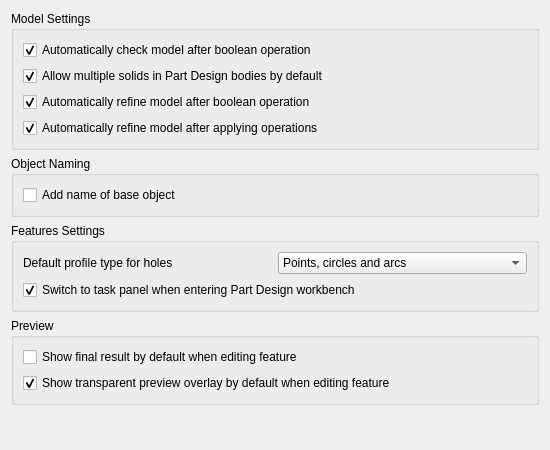
<?xml version="1.0" encoding="UTF-8"?>
<ui version="4.0">
 <class>PartGui::DlgSettingsGeneral</class>
 <widget class="QWidget" name="PartGui::DlgSettingsGeneral">
  <property name="geometry">
   <rect>
    <x>0</x>
    <y>0</y>
    <width>550</width>
    <height>450</height>
   </rect>
  </property>
  <property name="windowTitle">
   <string>General</string>
  </property>
  <layout class="QVBoxLayout" name="verticalLayout">
   <item>
    <widget class="QGroupBox" name="groupBox_2">
     <property name="title">
      <string>Model Settings</string>
     </property>
     <layout class="QGridLayout" name="gridLayout">
      <item row="2" column="0">
       <widget class="Gui::PrefCheckBox" name="checkBooleanRefine">
        <property name="text">
         <string>Automatically refine model after boolean operation</string>
        </property>
        <property name="checked">
         <bool>true</bool>
        </property>
        <property name="prefEntry" stdset="0">
         <cstring>RefineModel</cstring>
        </property>
        <property name="prefPath" stdset="0">
         <cstring>Mod/Part/Boolean</cstring>
        </property>
       </widget>
      </item>
      <item row="3" column="0">
       <widget class="Gui::PrefCheckBox" name="checkSketchBaseRefine">
        <property name="text">
         <string>Automatically refine model after applying operations</string>
        </property>
        <property name="checked">
         <bool>true</bool>
        </property>
        <property name="prefEntry" stdset="0">
         <cstring>RefineModel</cstring>
        </property>
        <property name="prefPath" stdset="0">
         <cstring>Mod/PartDesign</cstring>
        </property>
       </widget>
      </item>
      <item row="0" column="0">
       <widget class="Gui::PrefCheckBox" name="checkBooleanCheck">
        <property name="text">
         <string>Automatically check model after boolean operation</string>
        </property>
        <property name="checked">
         <bool>true</bool>
        </property>
        <property name="prefEntry" stdset="0">
         <cstring>CheckModel</cstring>
        </property>
        <property name="prefPath" stdset="0">
         <cstring>Mod/Part/Boolean</cstring>
        </property>
       </widget>
      </item>
      <item row="1" column="0">
       <widget class="Gui::PrefCheckBox" name="checkAllowCompoundBody">
        <property name="text">
         <string>Allow multiple solids in Part Design bodies by default</string>
        </property>
        <property name="checked">
         <bool>true</bool>
        </property>
        <property name="prefEntry" stdset="0">
         <cstring>AllowCompoundDefault</cstring>
        </property>
        <property name="prefPath" stdset="0">
         <cstring>Mod/PartDesign</cstring>
        </property>
       </widget>
      </item>
     </layout>
    </widget>
   </item>
   <item>
    <widget class="QGroupBox" name="groupBox_3">
     <property name="enabled">
      <bool>true</bool>
     </property>
     <property name="visible">
      <bool>false</bool>
     </property>
     <property name="title">
      <string>Object Naming</string>
     </property>
     <layout class="QGridLayout" name="gridLayout_2">
      <item row="0" column="0">
       <widget class="Gui::PrefCheckBox" name="checkObjectNaming">
        <property name="text">
         <string>Add name of base object</string>
        </property>
        <property name="prefEntry" stdset="0">
         <cstring>AddBaseObjectName</cstring>
        </property>
        <property name="prefPath" stdset="0">
         <cstring>Mod/Part</cstring>
        </property>
       </widget>
      </item>
     </layout>
    </widget>
   </item>
   <item>
    <widget class="QGroupBox" name="groupBox">
     <property name="minimumSize">
      <size>
       <width>0</width>
       <height>0</height>
      </size>
     </property>
     <property name="title">
      <string>Features Settings</string>
     </property>
     <layout class="QVBoxLayout" name="verticalLayout_3">
      <item>
       <layout class="QHBoxLayout" name="horizontalLayout_2">
        <item>
         <widget class="QLabel" name="label">
          <property name="text">
           <string>Default profile type for holes</string>
          </property>
         </widget>
        </item>
        <item>
         <widget class="Gui::PrefComboBox" name="comboDefaultProfileTypeForHole">
          <property name="currentIndex">
           <number>1</number>
          </property>
          <property name="prefEntry" stdset="0">
           <cstring>defaultBaseTypeHole</cstring>
          </property>
          <property name="prefPath" stdset="0">
           <cstring>Mod/PartDesign</cstring>
          </property>
          <item>
           <property name="text">
            <string>Circles and arcs</string>
           </property>
          </item>
          <item>
           <property name="text">
            <string>Points, circles and arcs</string>
           </property>
          </item>
          <item>
           <property name="text">
            <string>Points</string>
           </property>
          </item>
         </widget>
        </item>
       </layout>
      </item>
      <item>
       <widget class="Gui::PrefCheckBox" name="checkSwitchToTask">
        <property name="toolTip">
         <string>Automatically switch to the task panel when the Part Design workbench is activated</string>
        </property>
        <property name="text">
         <string>Switch to task panel when entering Part Design workbench</string>
        </property>
        <property name="checked">
         <bool>true</bool>
        </property>
        <property name="prefEntry" stdset="0">
         <cstring>SwitchToTask</cstring>
        </property>
        <property name="prefPath" stdset="0">
         <cstring>Mod/PartDesign</cstring>
        </property>
       </widget>
      </item>
     </layout>
    </widget>
   </item>
   <item>
    <widget class="QGroupBox" name="groupBoxPreview">
     <property name="enabled">
      <bool>true</bool>
     </property>
     <property name="title">
      <string>Preview</string>
     </property>
     <property name="flat">
      <bool>false</bool>
     </property>
     <layout class="QVBoxLayout" name="verticalLayout_3">
      <item>
       <widget class="Gui::PrefCheckBox" name="checkShowFinalPreview">
        <property name="text">
         <string>Show final result by default when editing feature</string>
        </property>
        <property name="prefEntry" stdset="0">
         <cstring>ShowFinal</cstring>
        </property>
        <property name="prefPath" stdset="0">
         <cstring>Mod/PartDesign/Preview</cstring>
        </property>
       </widget>
      </item>
      <item>
       <widget class="Gui::PrefCheckBox" name="checkShowTransparentPreview">
        <property name="text">
         <string>Show transparent preview overlay by default when editing feature</string>
        </property>
        <property name="checked">
         <bool>true</bool>
        </property>
        <property name="prefEntry" stdset="0">
         <cstring>ShowTransparentPreview</cstring>
        </property>
        <property name="prefPath" stdset="0">
         <cstring>Mod/PartDesign/Preview</cstring>
        </property>
       </widget>
      </item>
     </layout>
    </widget>
   </item>
   <item>
    <spacer>
     <property name="orientation">
      <enum>Qt::Orientation::Vertical</enum>
     </property>
     <property name="sizeHint" stdset="0">
      <size>
       <width>20</width>
       <height>40</height>
      </size>
     </property>
    </spacer>
   </item>
  </layout>
 </widget>
 <customwidgets>
  <customwidget>
   <class>Gui::PrefCheckBox</class>
   <extends>QCheckBox</extends>
   <header>Gui/PrefWidgets.h</header>
  </customwidget>
  <customwidget>
   <class>Gui::PrefComboBox</class>
   <extends>QComboBox</extends>
   <header>Gui/PrefWidgets.h</header>
  </customwidget>
 </customwidgets>
 <resources/>
 <connections/>
</ui>
